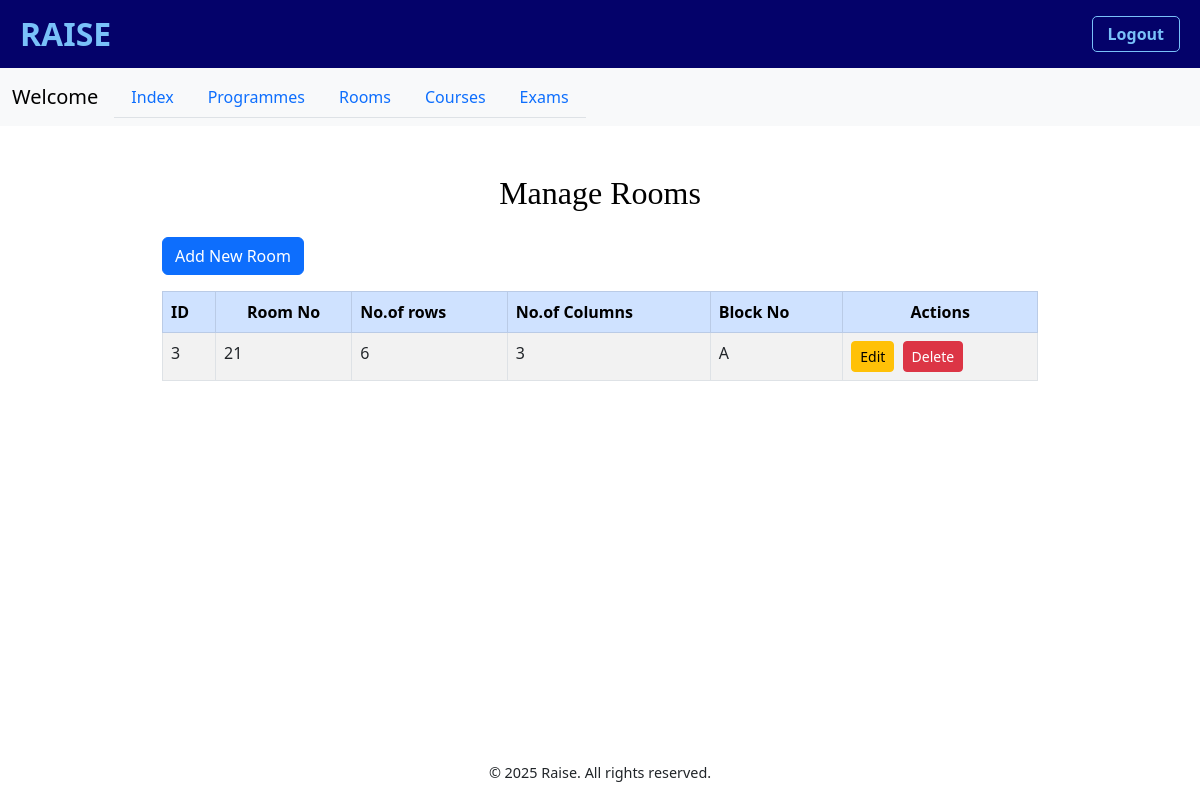
The app's page /room_list/ with its own data.
### exam/models.py (models this page shows, shortened)
class Room(models.Model):
    room_id = models.AutoField(primary_key=True)
    room_no = models.CharField(max_length=50)
    no_of_rows = models.IntegerField()
    no_of_columns = models.IntegerField()
    block_no = models.CharField(max_length=50)

### exam/views.py (the view)
# urls.py: path('room_list/', views.room_list, name='room_list'),
def room_list(request):
    rooms = Room.objects.all()
    return render(request, 'room_list.html', {'rooms': rooms})

### templates/room_list.html (shortened to what this page needs)
{% extends 'base.html' %}
{% block content %}
<div class="container mt-5" style="max-width: 900px;">
    <h2 class="text-center mb-4" style="font-family: 'Poppins', Georgia, 'Times New Roman', Times, serif; color: #000000; font-size: 2rem;"">Manage Rooms</h2>
    <div class="d-flex justify-content-between mb-3">
        <a href="{% url 'add_room' %}" class="btn btn-primary">Add New Room</a>
    </div>
    <table class="table table-striped table-hover table-bordered">
        <thead class="table-primary">
            <tr>
                <th scope="col">ID</th>
                <th scope="col"style="text-align:center;">Room No</th>
                <th scope="col">No.of rows</th>
                <th scope="col">No.of Columns</th>
                <th scope="col">Block No</th>
                <th scope="col" style="text-align: center;">Actions</th>
            </tr>
        </thead>
    <tbody>
        {% for room in rooms %}
        <tr>
            <td>{{ room.room_id }}</td>
            <td>{{ room.room_no }}</td>
            <td>{{ room.no_of_rows}}</td>
            <td>{{ room.no_of_columns }}</td>
            <td>{{ room.block_no}}</td>
            <td>
                <a href="{% url 'edit_room' room.pk %}" class="btn btn-sm btn-warning    me-1">Edit</a>
                <a href="{% url 'delete_room' room.pk %}" class="btn btn-sm btn-danger">Delete</a>
            </td>
        </tr>
        {% endfor %}
    </tbody>
</table>
{% endblock %}

### records on screen
Room: room_id "3", room_no "21", no_of_rows "6", no_of_columns "3", block_no "A"
